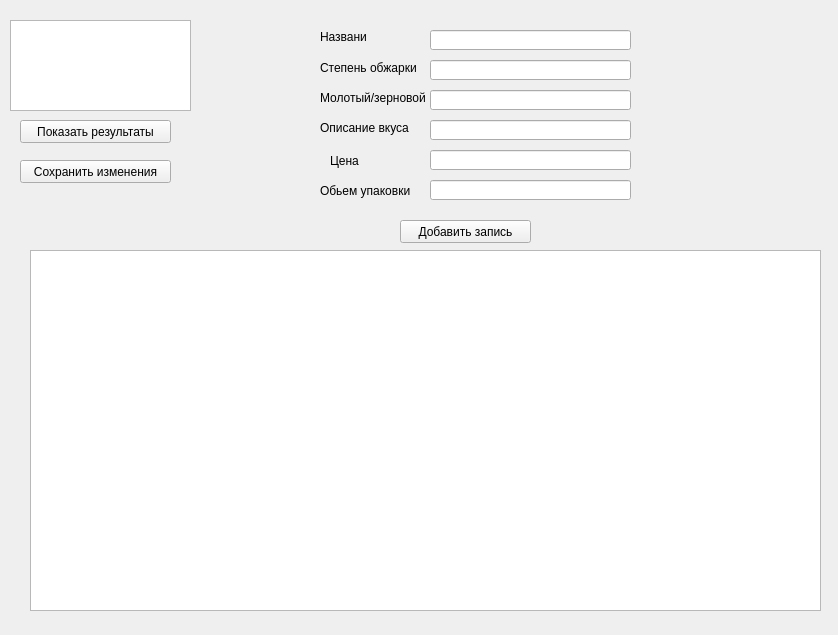
<?xml version="1.0" encoding="UTF-8"?>
<ui version="4.0">
 <class>Form</class>
 <widget class="QWidget" name="Form">
  <property name="geometry">
   <rect>
    <x>0</x>
    <y>0</y>
    <width>838</width>
    <height>635</height>
   </rect>
  </property>
  <property name="windowTitle">
   <string>Form</string>
  </property>
  <widget class="QTableWidget" name="tableWidget">
   <property name="geometry">
    <rect>
     <x>30</x>
     <y>250</y>
     <width>791</width>
     <height>361</height>
    </rect>
   </property>
  </widget>
  <widget class="QPushButton" name="pushButton">
   <property name="geometry">
    <rect>
     <x>20</x>
     <y>120</y>
     <width>151</width>
     <height>23</height>
    </rect>
   </property>
   <property name="text">
    <string>Показать результаты</string>
   </property>
  </widget>
  <widget class="QPlainTextEdit" name="textEdit">
   <property name="geometry">
    <rect>
     <x>10</x>
     <y>20</y>
     <width>181</width>
     <height>91</height>
    </rect>
   </property>
  </widget>
  <widget class="QPushButton" name="saveButton">
   <property name="geometry">
    <rect>
     <x>20</x>
     <y>160</y>
     <width>151</width>
     <height>23</height>
    </rect>
   </property>
   <property name="text">
    <string>Сохранить изменения</string>
   </property>
  </widget>
  <widget class="QLabel" name="label">
   <property name="geometry">
    <rect>
     <x>320</x>
     <y>30</y>
     <width>47</width>
     <height>13</height>
    </rect>
   </property>
   <property name="text">
    <string>Название</string>
   </property>
  </widget>
  <widget class="QLabel" name="label_2">
   <property name="geometry">
    <rect>
     <x>320</x>
     <y>60</y>
     <width>101</width>
     <height>16</height>
    </rect>
   </property>
   <property name="text">
    <string>Степень обжарки</string>
   </property>
  </widget>
  <widget class="QLabel" name="label_3">
   <property name="geometry">
    <rect>
     <x>320</x>
     <y>90</y>
     <width>111</width>
     <height>16</height>
    </rect>
   </property>
   <property name="text">
    <string>Молотый/зерновой</string>
   </property>
  </widget>
  <widget class="QLabel" name="label_4">
   <property name="geometry">
    <rect>
     <x>320</x>
     <y>120</y>
     <width>91</width>
     <height>16</height>
    </rect>
   </property>
   <property name="text">
    <string>Описание вкуса</string>
   </property>
  </widget>
  <widget class="QLabel" name="label_5">
   <property name="geometry">
    <rect>
     <x>330</x>
     <y>150</y>
     <width>101</width>
     <height>21</height>
    </rect>
   </property>
   <property name="text">
    <string>Цена</string>
   </property>
  </widget>
  <widget class="QLabel" name="label_6">
   <property name="geometry">
    <rect>
     <x>320</x>
     <y>180</y>
     <width>91</width>
     <height>21</height>
    </rect>
   </property>
   <property name="text">
    <string>Обьем упаковки</string>
   </property>
  </widget>
  <widget class="QLineEdit" name="lineEdit">
   <property name="geometry">
    <rect>
     <x>430</x>
     <y>30</y>
     <width>201</width>
     <height>20</height>
    </rect>
   </property>
  </widget>
  <widget class="QLineEdit" name="lineEdit_2">
   <property name="geometry">
    <rect>
     <x>430</x>
     <y>60</y>
     <width>201</width>
     <height>20</height>
    </rect>
   </property>
  </widget>
  <widget class="QLineEdit" name="lineEdit_3">
   <property name="geometry">
    <rect>
     <x>430</x>
     <y>90</y>
     <width>201</width>
     <height>20</height>
    </rect>
   </property>
  </widget>
  <widget class="QLineEdit" name="lineEdit_4">
   <property name="geometry">
    <rect>
     <x>430</x>
     <y>120</y>
     <width>201</width>
     <height>20</height>
    </rect>
   </property>
  </widget>
  <widget class="QLineEdit" name="lineEdit_5">
   <property name="geometry">
    <rect>
     <x>430</x>
     <y>150</y>
     <width>201</width>
     <height>20</height>
    </rect>
   </property>
  </widget>
  <widget class="QLineEdit" name="lineEdit_6">
   <property name="geometry">
    <rect>
     <x>430</x>
     <y>180</y>
     <width>201</width>
     <height>20</height>
    </rect>
   </property>
  </widget>
  <widget class="QPushButton" name="set_row">
   <property name="geometry">
    <rect>
     <x>400</x>
     <y>220</y>
     <width>131</width>
     <height>23</height>
    </rect>
   </property>
   <property name="text">
    <string>Добавить запись</string>
   </property>
  </widget>
 </widget>
 <resources/>
 <connections/>
</ui>
